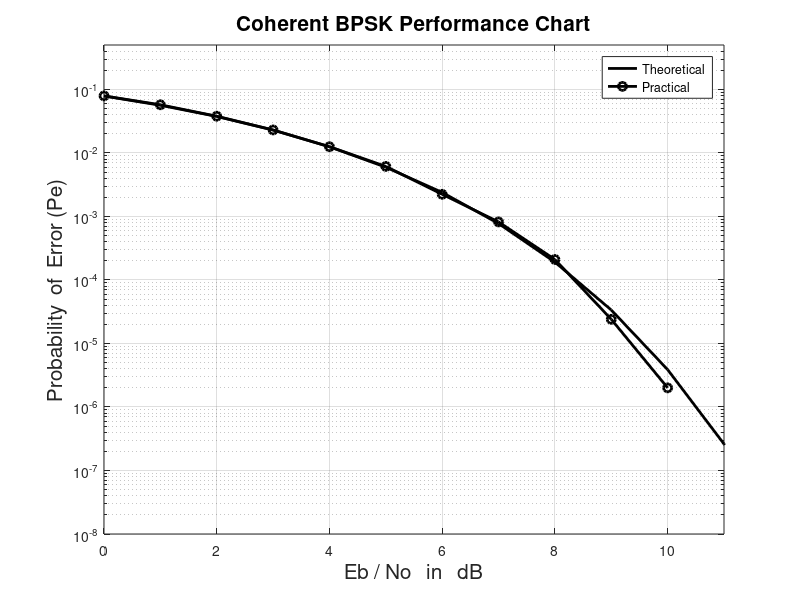

Reproduce this figure in MATLAB.
% Performance evaluation of BPSK
clear all;
clc;
tic;
noiter=50; seq_length=10000;
for loop=1:noiter,    
    
    seq=randint(1,seq_length);
    seq=2*seq-1;            % Antipodal mapper
    
    Eb=1; % Energy per bit in V
    EbNodB=0:1:15;
    No=1./10.^(EbNodB/10);    
    
    % Generation of PAM signal
    
    for i=1:length(No),
        TRANSsignal=sqrt(Eb)*seq;
        % Noise generation
        noi=randn(1,length(TRANSsignal));
        noise=sqrt(No(i)/2)*noi;
        RECEIVEDsignal=TRANSsignal+noise;
        z=RECEIVEDsignal > 0;     % Decision Threshold = 0 ;
        z1=(2*z)-1;
        number=(seq==z1); %Counting the errors. 
        pe(loop,i)=(seq_length-sum(number))/seq_length;
        
    end
    fprintf('Finished %d Iteration for %d bits  in %f seconds  \n',loop,seq_length,toc);
end

EBNO=10*log10(Eb./No);
ensemble_avg=mean(pe);

figure,hnd=semilogy(EBNO,.5*erfc(sqrt((Eb./No))),'k',EBNO,(ensemble_avg),'ko-');grid;
set(hnd(1),'linewidth',2);
set(hnd(2),'linewidth',2);
legend('Theoretical','Practical');
axis([0 11 10e-9 0.5]);

hnd=title('Coherent BPSK Performance Chart');
set(hnd,'fontsize',15);
hnd=xlabel(' Eb / No   in   dB ');
set(hnd,'fontsize',15);
hnd=ylabel('  Probability  of  Error (Pe)  ');
set(hnd,'fontsize',15);
